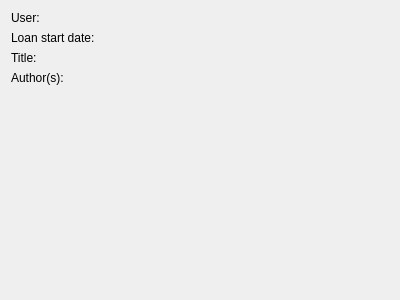
<?xml version="1.0" encoding="UTF-8"?>
<ui version="4.0">
 <class>LoanWidget</class>
 <widget class="QWidget" name="LoanWidget">
  <property name="geometry">
   <rect>
    <x>0</x>
    <y>0</y>
    <width>400</width>
    <height>300</height>
   </rect>
  </property>
  <property name="windowTitle">
   <string>Form</string>
  </property>
  <layout class="QVBoxLayout" name="verticalLayout">
   <item>
    <layout class="QGridLayout" name="gridLayout">
     <item row="1" column="1">
      <widget class="QLabel" name="loanStartDateTextLabel">
       <property name="text">
        <string/>
       </property>
      </widget>
     </item>
     <item row="0" column="1">
      <widget class="QLabel" name="userNameLabel">
       <property name="text">
        <string/>
       </property>
      </widget>
     </item>
     <item row="1" column="0">
      <widget class="QLabel" name="startDateLabel">
       <property name="text">
        <string>Loan start date:</string>
       </property>
      </widget>
     </item>
     <item row="2" column="0">
      <widget class="QLabel" name="titleLabel">
       <property name="text">
        <string>Title:</string>
       </property>
      </widget>
     </item>
     <item row="3" column="0">
      <widget class="QLabel" name="authorsLabel">
       <property name="text">
        <string>Author(s):</string>
       </property>
      </widget>
     </item>
     <item row="3" column="1">
      <widget class="QLabel" name="authorNamesLabel">
       <property name="text">
        <string/>
       </property>
      </widget>
     </item>
     <item row="0" column="0">
      <widget class="QLabel" name="userLabel">
       <property name="text">
        <string>User:</string>
       </property>
      </widget>
     </item>
     <item row="2" column="1">
      <widget class="QLabel" name="titleTextLabel">
       <property name="text">
        <string/>
       </property>
      </widget>
     </item>
    </layout>
   </item>
   <item>
    <spacer name="verticalSpacer">
     <property name="orientation">
      <enum>Qt::Vertical</enum>
     </property>
     <property name="sizeHint" stdset="0">
      <size>
       <width>20</width>
       <height>40</height>
      </size>
     </property>
    </spacer>
   </item>
  </layout>
 </widget>
 <resources/>
 <connections/>
</ui>
